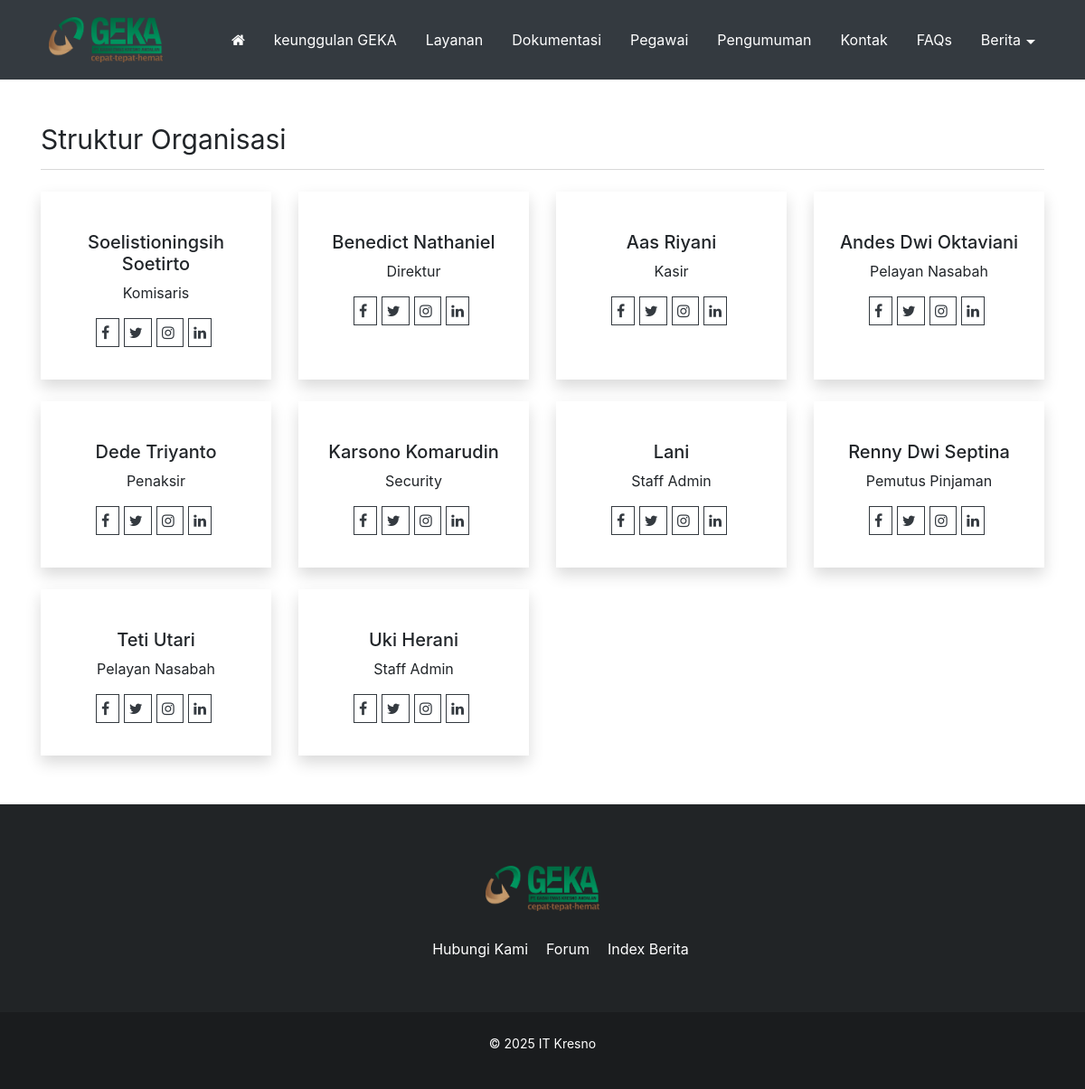
The page /teams on the database its author committed.
### tables this page shows
CREATE TABLE `logo` (
  `id_logo` int(5) NOT NULL,
  `gambar` varchar(100) NOT NULL
);

CREATE TABLE `tbl_nicepage` (
  `id` int(5) NOT NULL,
  `key` varchar(255) DEFAULT NULL,
  `value` text DEFAULT NULL
);

CREATE TABLE `tbl_nicepage_team` (
  `id_team` int(5) NOT NULL,
  `nama` varchar(255) DEFAULT NULL,
  `jabatan` varchar(255) DEFAULT NULL,
  `photo` varchar(255) DEFAULT NULL,
  `socmed_fb` varchar(100) DEFAULT NULL,
  `socmed_twitter` varchar(100) DEFAULT NULL,
  `socmed_ig` varchar(100) DEFAULT NULL,
  `socmed_linkedin` varchar(100) DEFAULT NULL
);

CREATE TABLE `menu` (
  `id_menu` int(5) NOT NULL,
  `id_parent` int(5) NOT NULL DEFAULT 0,
  `nama_menu` varchar(255) NOT NULL,
  `link` varchar(100) NOT NULL,
  `aktif` enum('Ya','Tidak') NOT NULL DEFAULT 'Ya',
  `position` enum('Top','Bottom') DEFAULT 'Bottom',
  `urutan` int(3) NOT NULL
);

### application/libraries/Template.php (called while the page is built)
<?php if ( ! defined('BASEPATH')) exit('No direct script access allowed');
class Template {
		var $template_data = array();
		function set($name, $value)
		{
			$this->template_data[$name] = $value;
		}
		function load($template = '', $view = '' , $view_data = array(), $return = FALSE)
		{
			$this->CI =& get_instance();
			$this->set('contents', $this->CI->load->view($view, $view_data, TRUE));
			return $this->CI->load->view($template, $this->template_data, $return);
		}
}

### application/controllers/Mod_Nicepage_Web.php (called while the page is built, shortened)
<?php  defined('BASEPATH') OR exit('No direct script access allowed');
class Mod_Nicepage_Web extends CI_Controller {
    protected function meta_description($title = '') {
		$meta['title'] = $title;
		$meta['description'] = description();
        $meta['keywords'] = keywords();
        return $meta;
    }
	public function teams($page= 0){
		$config['per_page'] = 16;
		$data['get_teams'] = $this->model_utama->view_ordering_limit(
			'tbl_nicepage_team',
			'nama',
			'ACS',
			$page,
			$config['per_page']
		);
        $meta = $this->meta_description("Semua Team");
        $data = array_merge($data,$meta);
		$this->template->load(template().'/template',template().'/teams',$data);
    }
}

### index.php (called while the page is built, shortened)
<?php
require_once BASEPATH.'core/CodeIgniter.php';

### application/models/Model_utama.php (called while the page is built, shortened)
<?php
class Model_utama extends CI_model{
    public function view($table){
        return $this->db->get($table);
    }
    public function view_where($table,$data){
        $this->db->where($data);
        return $this->db->get($table);
    }
    public function view_ordering_limit($table,$order,$ordering,$baris,$dari){
        $this->db->select('*');
        $this->db->order_by($order,$ordering);
        $this->db->limit($dari, $baris);
        return $this->db->get($table);
    }
    function kunjungan(){
        $ip      = $_SERVER['REMOTE_ADDR'];
        $tanggal = date("Y-m-d");
        $waktu   = time();
        $cekk = $this->db->query("SELECT * FROM statistik WHERE ip='$ip' AND tanggal='$tanggal'");
        $rowh = $cekk->row_array();
        if($cekk->num_rows() == 0){
            $datadb = array('ip'=>$ip, 'tanggal'=>$tanggal, 'hits'=>'1', 'online'=>$waktu);
            $this->db->insert('statistik',$datadb);
        }else{
            $hitss = $rowh['hits'] + 1;
            $datadb = array('ip'=>$ip, 'tanggal'=>$tanggal, 'hits'=>$hitss, 'online'=>$waktu);
            $array = array('ip' => $ip, 'tanggal' => $tanggal);
            $this->db->where($array);
            $this->db->update('statistik',$datadb);
        }
    }
}

### application/config/config.php (called while the page is built, shortened)
<?php
$config['base_url'] = '';
$config['index_page'] = '';
$config['uri_protocol']	= 'REQUEST_URI';
$config['url_suffix'] = '';
$config['language']	= 'english';
$config['charset'] = 'UTF-8';
$config['enable_hooks'] = FALSE;
$config['subclass_prefix'] = 'MY_';
$config['composer_autoload'] = FALSE;
$config['permitted_uri_chars'] = 'a-z 0-9~%.:_\-';
$config['allow_get_array'] = TRUE;
$config['enable_query_strings'] = FALSE;
$config['controller_trigger'] = 'c';
$config['function_trigger'] = 'm';
$config['directory_trigger'] = 'd';
$config['log_threshold'] = 0;
$config['log_path'] = '';
$config['log_file_extension'] = '';
$config['log_file_permissions'] = 0644;
$config['log_date_format'] = 'Y-m-d H:i:s';
$config['error_views_path'] = '';
$config['cache_path'] = '';
$config['cache_query_string'] = FALSE;
$config['encryption_key'] = '';
$config['sess_driver'] = 'files';
$config['sess_cookie_name'] = 'ci_session';
$config['sess_expiration'] = 7200;
$config['sess_save_path'] = NULL;
$config['sess_match_ip'] = FALSE;
$config['sess_time_to_update'] = 300;
$config['sess_regenerate_destroy'] = FALSE;
$config['cookie_prefix']	= '';
$config['cookie_domain']	= '';
$config['cookie_path']		= '/';
$config['cookie_secure']	= FALSE;
$config['cookie_httponly'] 	= FALSE;
$config['standardize_newlines'] = FALSE;
$config['global_xss_filtering'] = FALSE;
$config['csrf_protection'] = FALSE;
$config['csrf_token_name'] = 'csrf_test_name';
$config['csrf_cookie_name'] = 'csrf_cookie_name';
$config['csrf_expire'] = 7200;
$config['csrf_regenerate'] = TRUE;
$config['csrf_exclude_uris'] = array();
$config['compress_output'] = FALSE;
$config['time_reference'] = 'local';
$config['rewrite_short_tags'] = FALSE;
$config['proxy_ips'] = '';

### application/config/pagination.php (called while the page is built, shortened)
<?php if(!defined('BASEPATH')) exit('Direct Access Not Allowed');
$config['full_tag_open'] = "";
$config['full_tag_close'] ="";
$config['num_tag_open'] = '';
$config['num_tag_close'] = '';
$config['cur_tag_open'] = "<span class='current'>";
$config['cur_tag_close'] = "</span>";
$config['next_tag_open'] = "";
$config['next_tagl_close'] = "";
$config['prev_tag_open'] = "";
$config['prev_tagl_close'] = "";
$config['first_tag_open'] = "";
$config['first_tagl_close'] = "";

### application/views/nicepage/teams.php (the view, shortened to what this page needs)
<?php
$get_section_team    = $this->model_utama->view_where('tbl_nicepage',array('key' => 'section_team'))->row_array();
if(isset($get_section_team['value'])){
	if(!empty($get_section_team['value'])){
		$section_team = json_decode($get_section_team['value'],true);
	}
}
?>
<div class="post-head mb-4">
	<?php echo ($section_team['judul'] !='' ? $section_team['judul'] : 'Team');?>
</div>
		<div class="row">
			<?php
			  foreach ($get_teams->result_array() as $team) {
				  ?>
				  <div class="col-md-3 mb-4">
					  <div class=" card shadow h-100">
						<div class="image-container">
						</div>
						<div class="card-body">
							 <h5 class="body-title text-center">
                                <?php echo $team['nama'];?>
                            </h5>
                            <div class="team-title text-center">
                                <?php echo $team['jabatan'];?>
							</div>
							<div class="team-socmed  text-center">
                                <a href="https://facebook.com/<?php echo $team['socmed_fb'];?>">
                                    <i class="fa fa-facebook" aria-hidden="true"></i>
                                </a>
                                <a href="https://twitter.com/<?php echo $team['socmed_twitter'];?>">
                                    <i class="fa fa-twitter" aria-hidden="true"></i>
                                </a>
                                <a href="https://instagram.com/<?php echo $team['socmed_ig'];?>">
                                    <i class="fa fa-instagram" aria-hidden="true"></i>
                                </a>
                                <a href="https://linkedin.com/<?php echo $team['socmed_linkedin'];?>">
                                    <i class="fa fa-linkedin" aria-hidden="true"></i>
                                </a>
                            </div>
						</div>
					</div>
				</div>
				<?php
			  }
			?>
		</div>
<div class="pagination">
</div>

### application/views/nicepage/partials/header.php (shortened to what this page needs)
<?php
$get_lokasi_menu    = $this->model_utama->view_where('tbl_nicepage',array('key' => 'lokasi_menu'))->row_array();
if(isset($get_lokasi_menu['value'])){
	if(!empty($get_lokasi_menu['value'])){
		$lokasi_menu = json_decode($get_lokasi_menu['value'],true);
	}
}
$menu_utama_id = '';
if(isset($lokasi_menu['menu_utama'])) {
	$menu_utama_id = $lokasi_menu['menu_utama'];
}
function build_nav_menu($menu_parent_id = 0 ,$state_menu_id, $class_menu ='menu-navbar',$home_icon = true , $deep = true){
	$list_menu = '';
	$ci = & get_instance();
	$get_menus = $ci->db->query("
		SELECT
			id_menu,
			nama_menu,
			link
		FROM
			menu
		WHERE
			aktif='Ya'
			AND
			id_parent='". $menu_parent_id."'
		ORDER BY urutan
	")->result_array();
	if(!empty($get_menus)) {
		if($menu_parent_id == $state_menu_id) {
			$list_menu .= '<ul class="'.$class_menu.'">';
			if($home_icon == true) {
				$list_menu .= '<li class="menu-item">';
				$list_menu .= '<a href="'. base_url() .'">';
				$list_menu .= '<i class="fa fa-home" aria-hidden="true"></i>';
				$list_menu .= '</a>';
				$list_menu .= '</li>';
			}
		} else {
			$list_menu .= '<ul class="sub-menu">';
		}
		foreach($get_menus as $menu_item) {
			$ahref_ttr ='';
			$base_url = base_url($menu_item['link']);
			if(preg_match("/^http/", $menu_item['link'])) {
				$ahref_ttr = 'target="_BLANK"';
				$base_url = $menu_item['link'];
			}
			$a_link_menu = '<a '. $ahref_ttr .' href="'. $base_url .'">';
			$a_link_menu .= $menu_item['nama_menu'];
			$a_link_menu .= '</a>';
			$get_child = array();
			if($deep == true) {
				$get_child = build_nav_menu($menu_item['id_menu'],$state_menu_id);
			}
			if(!empty($get_child) && $deep == true) {
				$list_menu .= '<li class="menu-item menu-item-has-children" id="menu-item-'.$menu_item['id_menu'].'">';
				$list_menu .= $a_link_menu;
				$list_menu .= $get_child;
				$list_menu .= '</li>';
			} else {
				$list_menu .= '<li class="menu-item" id="menu-item-'.$menu_item['id_menu'].'">';
				$list_menu .= $a_link_menu;
				$list_menu .= '</li>';
			}
		}
		$list_menu .= '</ul>';
	}
	return $list_menu;
}
?>
<nav class="main-menu-container navbar navbar-dark fixed-top  py-2 py-lg-3">
	<div class="container ml-5 pl-4 ml-lg-auto pl-lg-auto">
		<?php
			$base_path = FCPATH;
			$id_website = $this->model_utama->view('identitas')->row_array();
			$logo_website = $this->model_utama->view('logo')->row_array();
		?>
		<a class="navbar-brand float-left" href="<?php echo base_url();?>">
			<?php
				if ( $logo_website['gambar'] !== '' &&  file_exists( $base_path ."asset/logo/".$logo_website['gambar'] ) ){
					$img_src = base_url() ."asset/logo/".$logo_website['gambar'] ;
					?>
						<div class="logo-header">
							<img  src="<?php echo $img_src ;?>" alt="<?php echo $id_website['nama_website']; ?>">
						</div>
					<?php
				} else {
					?>
					<?php echo $id_website['nama_website']; ?>
					<?php
				}
			?>
		</a>
		<div class="main-menu d-lg-block d-none" id="main-menu">
			<?php
			echo build_nav_menu($menu_utama_id,$menu_utama_id);
			?>
		</div>
	</div>
</nav>

### application/views/nicepage/partials/footer.php (shortened to what this page needs)
<?php
$id_website = $this->model_utama->view('identitas')->row_array();
$logo_website = $this->model_utama->view('logo')->row_array();
$get_lokasi_menu    = $this->model_utama->view_where('tbl_nicepage',array('key' => 'lokasi_menu'))->row_array();
if(isset($get_lokasi_menu['value'])){
	if(!empty($get_lokasi_menu['value'])){
		$lokasi_menu = json_decode($get_lokasi_menu['value'],true);
	}
}
$menu_footer_id = '';
if(isset($lokasi_menu['menu_footer'])) {
	$menu_footer_id = $lokasi_menu['menu_footer'];
}
function build_footer_menu($menu_parent_id ){
	$list_menu = '';
	$ci = & get_instance();
	$get_menus = $ci->db->query("
		SELECT
			id_menu,
			nama_menu,
			link
		FROM
			menu
		WHERE
			aktif='Ya'
			AND
			id_parent='". $menu_parent_id."'
		ORDER BY urutan
	")->result_array();
	if(!empty($get_menus)) {
		$list_menu .= '<ul class="footer-menu">';
		foreach($get_menus as $menu_item) {
			$ahref_ttr ='';
			$base_url = base_url($menu_item['link']);
			$list_menu .= '<li class="menu-item" id="menu-item-'.$menu_item['id_menu'].'">';
			$list_menu .= '<a '. $ahref_ttr .' href="'. $base_url .'">';
			$list_menu .= $menu_item['nama_menu'];
			$list_menu .= '</a>';
			$list_menu .= '</li>';
		}
		$list_menu .= '</ul>';
	}
	return $list_menu;
}
$base_path = FCPATH;
?>
<footer>
	<div id="footer" class="py-5">
		<div class="container">
			<div class="row">
				<div class="col-md-12 text-center">
					<?php
						if ( $logo_website['gambar'] !== '' &&  file_exists( $base_path ."asset/logo/".$logo_website['gambar'] ) ){
							$img_src = base_url() ."asset/logo/".$logo_website['gambar'] ;
							?>
								<div class="logo-footer">
									<img  src="<?php echo $img_src ;?>" alt="<?php echo $id_website['nama_website']; ?>">
								</div>
							<?php
						} else {
							?>
							<h3 class="logo-text">
								<?php echo $id_website['nama_website']; ?>
							</h3>
							<?php
						}
					?>
				</div>
				<div class="col-md-12 text-center">
					<?php
						echo build_footer_menu($menu_footer_id);
					?>
				</div>
				</div>
			</div>
		</div>
	<div id="footer-bottom" class="py-4 text-center">
		<div class="container">
			<p>&copy; <?php echo date('Y');?> IT Kresno</p>
		</div>
	</div>
</footer>

### template/nicepage/css/main.css (style rules this page uses)
@media (min-width:993px) { body { margin-top: 84px; } }

### template/nicepage/css/themes/black.css (style rules this page uses)
.header .navbar { background-color:#343a40 !important; }
#footer-bottom { background-color: #1a1c1e; color: #fff; }
.team-socmed a { border: 1px solid #343a40; color: #343a40 !important; }

### template/nicepage/css/theme.css (style rules this page uses)
.logo-header img { max-height: 50px; }
.navbar-brand { font-size: 30px; padding: 0px; }
.post-head { border-bottom: 1px solid #d8d8d8; padding: 0 10px 10px 0; font-size: 30px; margin-bottom: 24px; display: block; }
.card, .card .card-header { background: none; border-radius: 0; border: 0; }
#footer { background-color: #212426; color: #f7f7f7; }
#footer-bottom { background-color: #1a1c1e; color: #fff; }
#footer ul.footer-menu { list-style: none; display: inline-flex; margin: 0; }
#footer ul.footer-menu li { padding: 10px; }
#footer ul.footer-menu li a { color: #fff; text-decoration: none; }
#footer-bottom { font-size: 14px; }
#footer .logo-footer { margin: 20px; }
#footer .logo-footer img { max-height: 50px; }
.team-socmed { margin: 20px 0; }
.team-socmed a { padding: 5px; margin: 0 5px 10px 0; border: 1px solid #007bff; color: #007bff !important; }

### template/nicepage/css/nav.css (style rules this page uses)
.main-menu-container .menu, .main-menu { margin: 0; z-index: 120; position: relative; float: right; font-weight: normal; }
.main-menu-container .menu ul, .main-menu ul.menu-navbar { position: relative; margin: 0; padding: 0; }
.main-menu-container .menu ul, .main-menu ul.menu-navbar, .main-menu ul.menu-navbar { list-style: none; display: flex; flex-direction: row; }
.main-menu-container .menu ul > li, .main-menu ul.menu-navbar > li { display: inline-block; }
.main-menu li.menu-item { display: block; }
.main-menu > ul > li.menu-item > a , .main-menu li.menu-item a { display: block; text-decoration: none; padding: 1rem; }
.main-menu li.menu-item a { color: #343a40; }
.main-menu > ul > li.menu-item > a { color: #fff; }
.main-menu .menu-item-has-children { position: relative; }
.main-menu > ul > li.menu-item-has-children { padding-right: 10px; }
.main-menu > ul > li.menu-item-has-children::after { position: absolute; right: 10px; top: 0; margin-top: 28px; content: ""; border-top: 5px solid; border-right: 5px solid transparent; border-left: 5px solid transparent; color: #fff; }

### template/nicepage/css/pagination.css (style rules this page uses)
.pagination { display: flex; padding: 10px; justify-content: center; width: 100%; margin-bottom: 10px; }

### rows shown on the page
logo: gambar (picture)
tbl_nicepage: value "Struktur Organisasi"
tbl_nicepage_team: nama "Soelistioningsih Soetirto", jabatan "Komisaris"
tbl_nicepage_team: nama "Benedict Nathaniel", jabatan "Direktur"
tbl_nicepage_team: nama "Aas Riyani", jabatan "Kasir"
tbl_nicepage_team: nama "Andes Dwi Oktaviani", jabatan "Pelayan Nasabah"
tbl_nicepage_team: nama "Dede Triyanto", jabatan "Penaksir"
tbl_nicepage_team: nama "Karsono Komarudin", jabatan "Security"
tbl_nicepage_team: nama "Lani", jabatan "Staff Admin"
tbl_nicepage_team: nama "Renny Dwi Septina", jabatan "Pemutus Pinjaman"
tbl_nicepage_team: nama "Teti Utari", jabatan "Pelayan Nasabah"
tbl_nicepage_team: nama "Uki Herani", jabatan "Staff Admin"
menu: value "Hubungi Kami"
menu: value "Forum"
menu: value "Index Berita"
